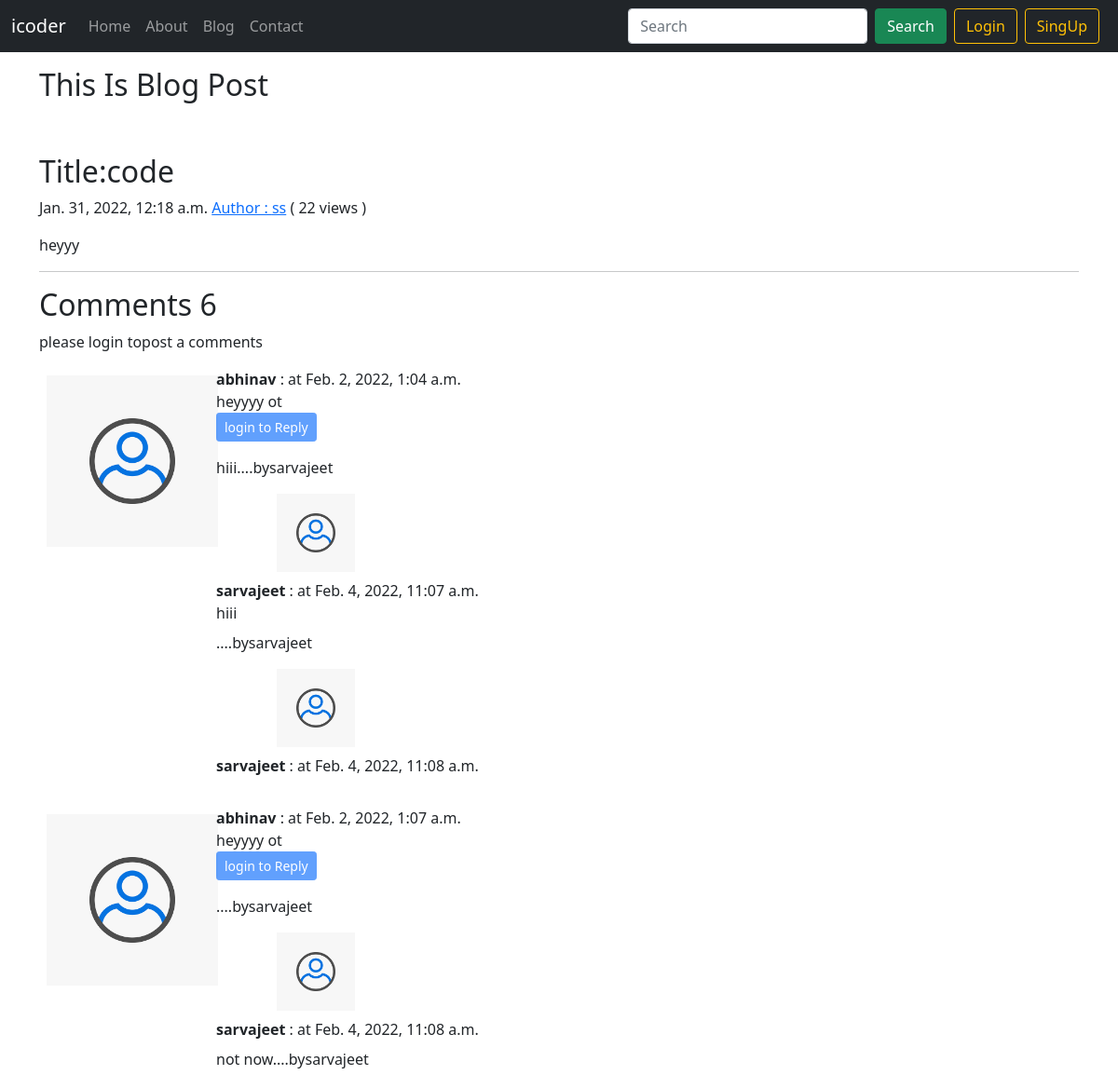
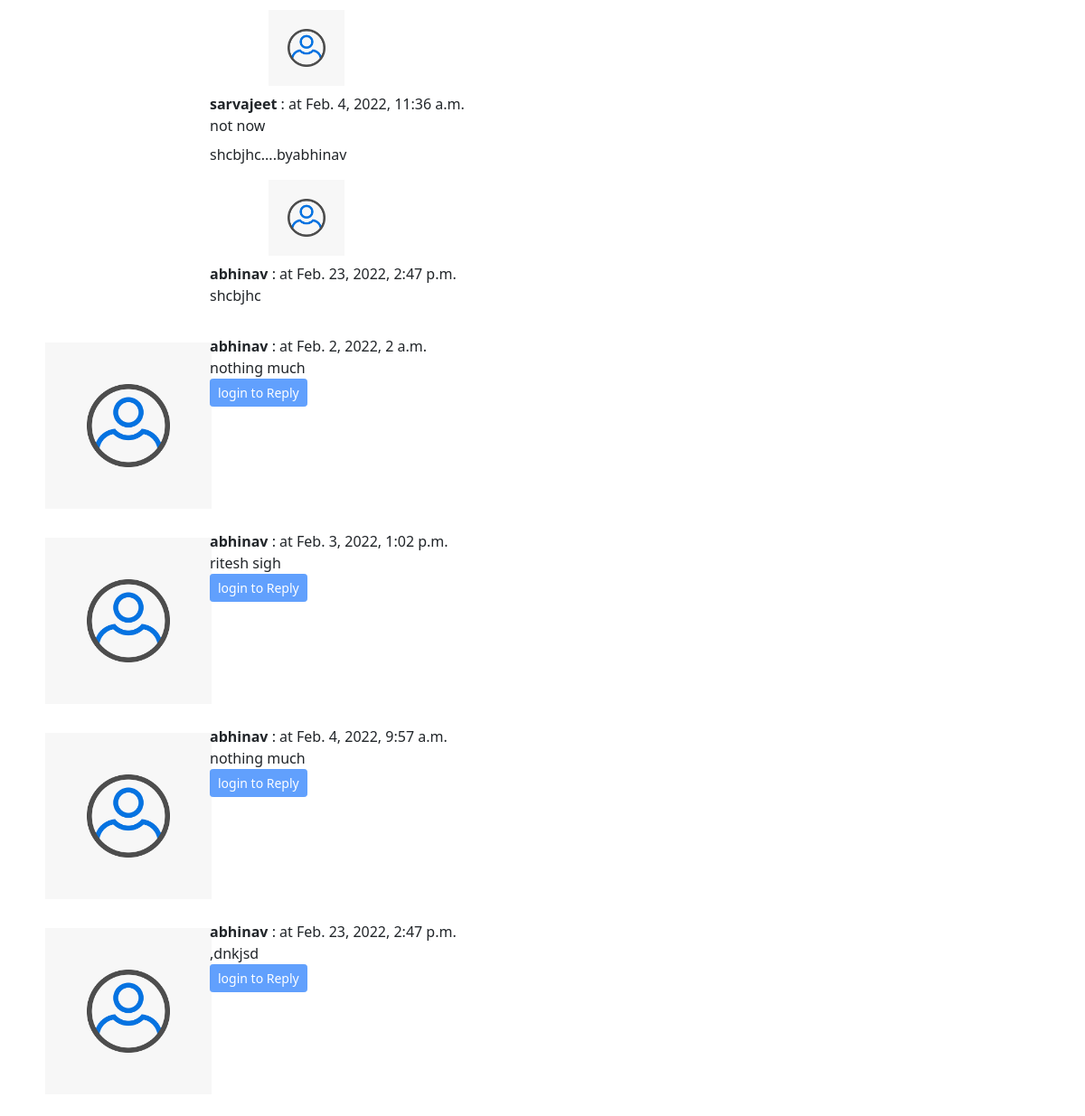
Page /blog/2.frist on the committed database (2 pictures, top to bottom).
### blog/models.py (models this page shows, shortened)
class Post(models.Model):
    sno=models.AutoField(primary_key=True)
    title=models.CharField(max_length=20)
    content=models.TextField()
    author=models.CharField(max_length=50)
    slug=models.CharField(max_length=300)
    views = models.IntegerField(default=0)
    created=models.DateTimeField(blank=True)
    update=models.DateTimeField(auto_now=True)

class BlogComment(models.Model):
    sno=models.AutoField( primary_key=True)
    comment=models.TextField()
    user=models.ForeignKey(User, on_delete=models.CASCADE)
    post=models.ForeignKey(Post, on_delete=models.CASCADE)
    parent=models.ForeignKey('self',on_delete=models.CASCADE,null=True)
    timestamp=models.DateTimeField(default=now)
    def __str__(self):
        return self.comment[0:13]+"...."+"by"+self.user.username

### blog/views.py (the view)
# urls.py: path('<str:slug>', views.blogPost,name='blogPost'),
def blogPost (request,slug):
    post =Post.objects.filter(slug=slug).first()
    post.views = post.views +1
    post.save()
    comments =BlogComment.objects.filter(post=post,parent=None)
    replies =BlogComment.objects.filter(post=post).exclude(parent=None)
    repDict={}
    for reply in replies:
        if reply.parent.sno not in repDict.keys():
            repDict[reply.parent.sno]=[reply]
        else:
            repDict[reply.parent.sno].append(reply)
    context={
        'post': post,
        'comments' :comments,
        'user':request.user,
        'repDict':repDict,
    }
    return render(request,'blog/blogPost.html',context)

### blog/templatetags/extras.py (called while the page is built)
@register.filter(name='get_val')
def get_val(dict,key):
    return dict.get(key)

### templates/blog/blogPost.html (shortened to what this page needs)
{% extends 'base.html' %}
{% load static %}
{% block body %}
{% load extras %}
<div class="container my-3">
    <h2> This Is Blog Post <h2>
        <br>
            <h2 class="blog-post-title"> Title:{{post.title}} </h2>
            <p class="blog-post-meta">{{post.created}}  <a href="#"> Author : {{post.author}}</a>  <span>( {{post.views}} views ) </span></p>
            <p>{{post.content|safe }}</p>
            <hr>
</div>
<div class="container">
    <h2>Comments {{comments.count}} </h2>
    <div class="my-2">
        {% if user.is_authenticated %}
        <form method="post" action="/blog/comment/">
            {% csrf_token %}
            <div class="form-group">
                <label for=> Post Comment</label>
                <input type="text" name="comment" class="form-control" placeholder="enter your comments....">
            </div>
            <input type="hidden" name="postSno" value="{{post.sno}}">
            <input type="hidden" name="parentSno" value="">
            <button type="submit" class="btn btn-primary my-2">Submit</button>
        </form>
        {% else %}
        <p> please login topost a comments
            {% endif %}
    </div>
    {% for comment in comments %}
    <div class="row my-3">
        <div class="col-md-2 ">
            <img class="rounded mx-auto d-block m-100  p-2" src=" {% static 'img/login.png' %} " alt="user" width="200px"
                srcset="">
        </div>
        <div class="col-md-10 ">
            <b> {{comment.user.username}}</b> : at
                {{comment.timestamp}}
            <div> {{comment.comment}}</div>
            <div class="reply mx-0">
                {% if user.is_authenticated %}
                <button class="btn btn-sm btn-primary" type="button" data-bs-toggle="collapse"
                    data-bs-target="#repyBox{{comment.sno}}" aria-expanded="false"
                    aria-controls="repyBox{{comment.sno}}">
                    Reply
                </button>
                <div class="collapse" id="repyBox{{comment.sno}}">
                    <div class="card card-body my-2 ">
                        <form method="post" action="/blog/comment/">
                            {% csrf_token %}
                            <div class="form-group">
                                <label for=comment> Post reply</label>
                                <input type="text" name="comment" class="form-control"
                                    placeholder="enter your comments....">
                                <input type="hidden" name="parentSno" value="{{comment.sno}}">
                            </div>
                            <input type="hidden" name="postSno" value="{{post.sno}}">
                            <button type="submit" class="btn btn-primary my-2">Submit</button>
                        </form>
                    </div>
                </div>
                {% else %}
                <button class="btn btn-sm btn-primary" type="button" data-bs-toggle="collapse"
                    data-bs-target="#repyBox{{comment.sno}}" aria-expanded="false"
                    aria-controls="repyBox{{comment.sno}}" disabled>
                    login to Reply
                </button>
                {% endif %}
                <div class="replies  my-3">
                    {% for reply in repDict|get_val:comment.sno %}
                    {{reply}}
                    <br>
                    <div class="row my-2">
                        <div class="col-md-3 ">
                            <img class="rounded mx-auto d-block m-100  p-2" src=" {% static 'img/login.png' %} " alt="user"
                                width="100px" srcset="">
                        </div>
                        <div class="col-md-10 ">
                            <b> {{reply.user.username}}</b> : at
                                {{reply.timestamp }}
                            <div> {{reply.comment}}</div>
                        </div>
                    </div>
                    {% endfor %}
                </div>
            </div>
        </div>
    </div>
    {% endfor %}
</div>
{% endblock body %}

### templates/base.html (shortened to what this page needs)
<!doctype html>
<html lang="en">
<head>
  <link href="https://cdn.jsdelivr.net/npm/bootstrap@5.1.3/dist/css/bootstrap.min.css" rel="stylesheet"
>
</head>
<body>
  <nav class="navbar navbar-expand-lg navbar-dark bg-dark">
    <div class="container-fluid">
      <a class="navbar-brand" href="/">icoder</a>
      <div class="collapse navbar-collapse" id="navbarSupportedContent">
        <ul class="navbar-nav me-auto mb-2 mb-lg-0">
          <li class="nav-item" {% block homeactive %}{% endblock homeactive %}>
            <a class="nav-link " aria-current="page" href="/">Home</a>
          </li>
          <li class="nav-item" {% block aboutactive %}{% endblock aboutactive %}>
            <a class="nav-link" href="/about">About</a>
          </li>
          <li class="nav-item" {% block blogactive %}{% endblock blogactive %}>
            <a class="nav-link" href="/blog">Blog</a>
          </li>
          <li class="nav-item" {% block contactactive %}{% endblock contactactive %}>
            <a class="nav-link" href="/contact">Contact</a>
          </li>
        </ul>
        <form method="get" action="/search" class="d-flex">
          <input class="form-control me-2" type="search" name="search" id="search" placeholder="Search"
            aria-label="Search">
          <button class="btn btn-success me-2" type="submit">Search</button>
           {% if user.is_authenticated %}
           <ul class="navbar-nav ml-auto mr-2">
            <li class="nav-item dropdown">
              <a class="nav-link dropdown-toggle" href="#" id="navbarDropdown" role="button" data-bs-toggle="dropdown" aria-expanded="false">
                Welcome:  {{request.user}}
              </a>
              <div class="dropdown-menu" aria-labelledby="navbarDropdown">
               <a class="dropdown-item btn-outline-success" href="/logout">Logout</a>
              </div>
            </li>
          </ul>
           {% else %}
          <button type="button" class="btn btn-outline-warning me-2" data-bs-toggle="modal" data-bs-target="#loginModal">
            Login
          </button>
          <button type="button" class="btn btn-outline-warning me-2 " data-bs-toggle="modal" data-bs-target="#singupModal">
            SingUp
          </button>
          {% endif %}
        </form>
      </div>
    </div>
  </nav>
  {% block body %}
  {% endblock body %}
</body>
</html>

### rows in the picture
Post: title "code", created "Jan. 31, 2022, 12:18 a.m.", author "ss", views "22", content "heyyy"
BlogComment: user.username "abhinav", timestamp "Feb. 2, 2022, 1:04 a.m.", comment "heyyyy ot"
BlogComment: comment+user "hiii....bysarvajeet", user.username "sarvajeet", timestamp "Feb. 4, 2022, 11:07 a.m.", comment "hiii"
BlogComment: comment+user "....bysarvajeet", user.username "sarvajeet", timestamp "Feb. 4, 2022, 11:08 a.m."
BlogComment: user.username "abhinav", timestamp "Feb. 2, 2022, 1:07 a.m.", comment "heyyyy ot"
BlogComment: comment+user "....bysarvajeet", user.username "sarvajeet", timestamp "Feb. 4, 2022, 11:08 a.m."
BlogComment: comment+user "not now....bysarvajeet", user.username "sarvajeet", timestamp "Feb. 4, 2022, 11:36 a.m.", comment "not now"
BlogComment: comment+user "shcbjhc....byabhinav", user.username "abhinav", timestamp "Feb. 23, 2022, 2:47 p.m.", comment "shcbjhc"
BlogComment: user.username "abhinav", timestamp "Feb. 2, 2022, 2 a.m.", comment "nothing much"
BlogComment: user.username "abhinav", timestamp "Feb. 3, 2022, 1:02 p.m.", comment "ritesh sigh"
BlogComment: user.username "abhinav", timestamp "Feb. 4, 2022, 9:57 a.m.", comment "nothing much"
BlogComment: user.username "abhinav", timestamp "Feb. 23, 2022, 2:47 p.m.", comment ",dnkjsd"

### other values in the picture
{{ comments.count }} "6"
